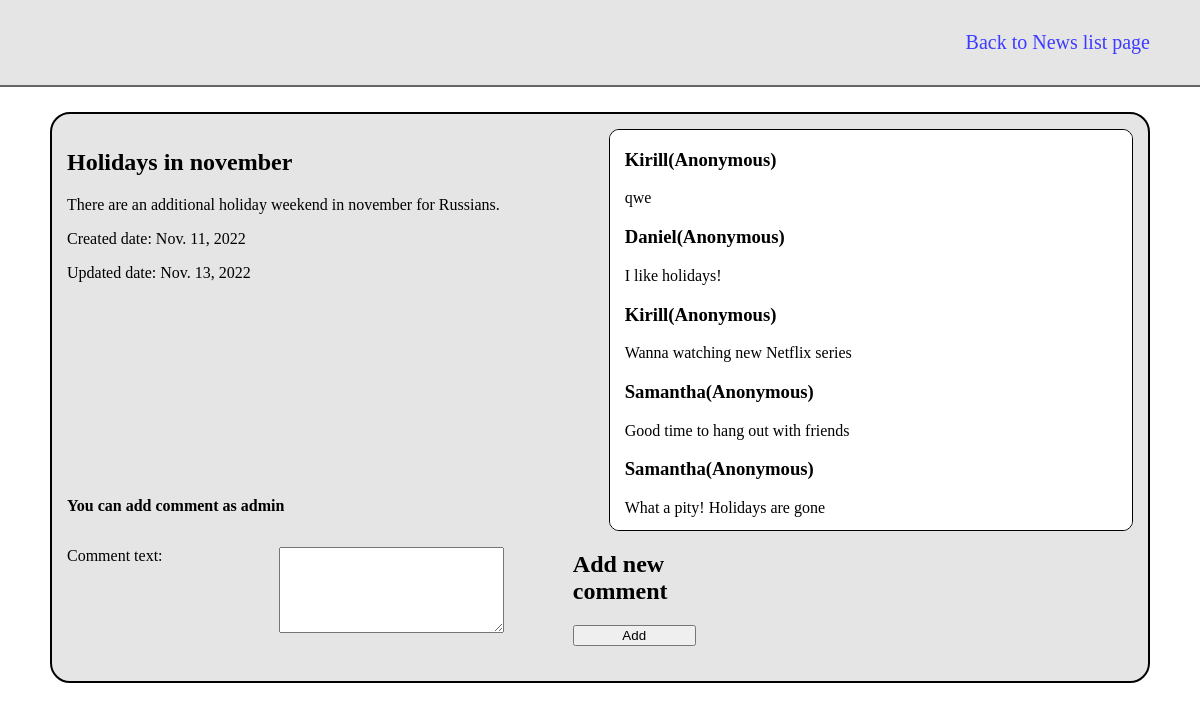
The app's page /news/3 (signed in) with its own data.
### app_news/models.py (models this page shows, shortened)
class News(models.Model):
    title = models.CharField(max_length=100, verbose_name='Title')
    description = models.TextField(verbose_name='Description')
    created_at = models.DateField(verbose_name='Created at', auto_now_add=True)
    updated_at = models.DateField(verbose_name='Updated at', auto_now=True)
    is_active = models.BooleanField(verbose_name='Is active', default=True)
    tag = models.CharField(verbose_name='Tag', max_length=20, default=None, null=True, blank=True)
    author = models.ForeignKey(User, on_delete=models.CASCADE, verbose_name='User',
                               related_name='news', null=True, blank=True)
    class Meta:
        verbose_name_plural = 'News'
        permissions = (
            ('publish_news', 'Can publish'),
        )

class Comment(models.Model):
    username = models.CharField(max_length=30, verbose_name='Username', blank=True)
    comment_text = models.TextField(verbose_name='Comment text')
    news = models.ForeignKey('News', on_delete=models.CASCADE, verbose_name='News', related_name='comments')
    user = models.ForeignKey(User, on_delete=models.CASCADE, verbose_name='User',
                             related_name='comments', null=True, blank=True)

### app_news/views.py (the view, shortened to what this page needs)
# urls.py: path('<int:pk>', views.NewsDetailView.as_view(), name='news-detail'),
class NewsDetailView(generic.DetailView):
    model = News
    def get_context_data(self, **kwargs):
        context = super().get_context_data(**kwargs)
        context['form'] = CommentForm
        return context

### app_news/templates/app_news/news_detail.html (shortened to what this page needs)
{% load static %}
<!DOCTYPE html>
<html lang="en">
<head>
    <link rel="stylesheet" href="{% static 'app_news/style.css' %}">
</head>
<body>
  <header class="header">
      <div class="header-container header-news">
          <p><a class="link header__link" href="{% url 'news-list' %}">Back to News list page</a></p>
      </div>
  </header>
  <section class="news-comment">
      <div class="news-comment-container">
          <div class="news__item">
              <div class="news__item_top">
                  <h2>{{ object.title }}</h2>
                  <p>{{ object.description }}</p>
                  <p>Created date: {{ object.created_at }}</p>
                  <p>Updated date: {{ object.updated_at }}</p>
              </div>
              <div class="news__item__bottom">
                  {% if request.user.is_authenticated %}
                  <p><b>You can add comment as {{ request.user.username }}</b></p>
                  {% endif %}
              </div>
          </div>
          <div class="news__comment">
             {% if object.comments.all %}
              <ul class="list">
                  {% for comment in object.comments.all %}
                  <li class="news__comment__list__item">
                      {% if not comment.user %}
                      <h3>{{ comment.username }}(Anonymous)</h3>
                      {% else %}
                      <h3>{{ comment.username }}</h3>
                      {% endif %}
                      {{ comment.comment_text }}
                  </li>
                  {% endfor %}
              </ul>
              {% else %}
              <p>No comments</p>
              {% endif %}
          </div>
          <div>
              <form class="news__comment-new" method="post">
                  <div class="comment-new__content">
                      <p class="news__comment-new__item item-text">
                          {{ form.comment_text.label_tag }}
                          {{ form.comment_text }}
                      </p>
                  </div>
                  <div class="comment-new__text">
                      <h2>Add new comment</h2>
                      <button type='submit'>Add</button>
                  </div>
              </form>
          </div>
      </div>
  </section>
</body>
</html>

### app_news/static/app_news/style.css (style rules this page uses)
body { margin: 0; padding: 0; }
.header { padding: 15px 50px; margin-bottom: 25px; border-bottom: 2px solid #666666; background: #e5e5e5; }
.header-container { display: flex; justify-content: space-between; align-items: center; }
.header-news { justify-content: flex-end; }
.link { text-decoration: none; color: #3d3bff; }
.header__link { font-size: 20px; }
.list { margin: 0; padding: 0; list-style-type: none; }
.news-comment-container { max-width: 100%; display: flex; justify-content: space-between; flex-wrap: wrap; margin: 0 50px; padding: 15px; background: #e5e5e5; border: 2px solid black; border-radius: 20px; }
.news__item { display: flex; flex-direction: column; justify-content: space-between; width: calc((100% - 40px) / 2); margin-right: 15px; }
.news__comment { width: 49%; max-height: 400px; overflow-y: scroll; background: white; border: 1px solid black; border-radius: 10px; }
.news__comment__list__item { padding-left: 15px; }
.news__comment-new { display: flex; justify-content: space-between; }
.comment-new__content textarea { width: 50%; height: 80px; }
.news__comment-new__item { display: flex; justify-content: space-between; }
.comment-new__text { display: flex; width: calc((100% - 15px) / 2 * 0.4); flex-direction: column; justify-content: space-between; margin-bottom: 20px; }
.comment-new__text button { width: 100%; }

### records on screen
News: title "Holidays in november", description "There are an additional holiday weekend in november for Russians.", created_at "Nov. 11, 2022", updated_at "Nov. 13, 2022"
Comment: username "Kirill", comment_text "qwe"
Comment: username "Daniel", comment_text "I like holidays!"
Comment: username "Kirill", comment_text "Wanna watching new Netflix series"
Comment: username "Samantha", comment_text "Good time to hang out with friends"
Comment: username "Samantha", comment_text "What a pity! Holidays are gone"

### other values on screen
{{ request.user.username }} "admin"
